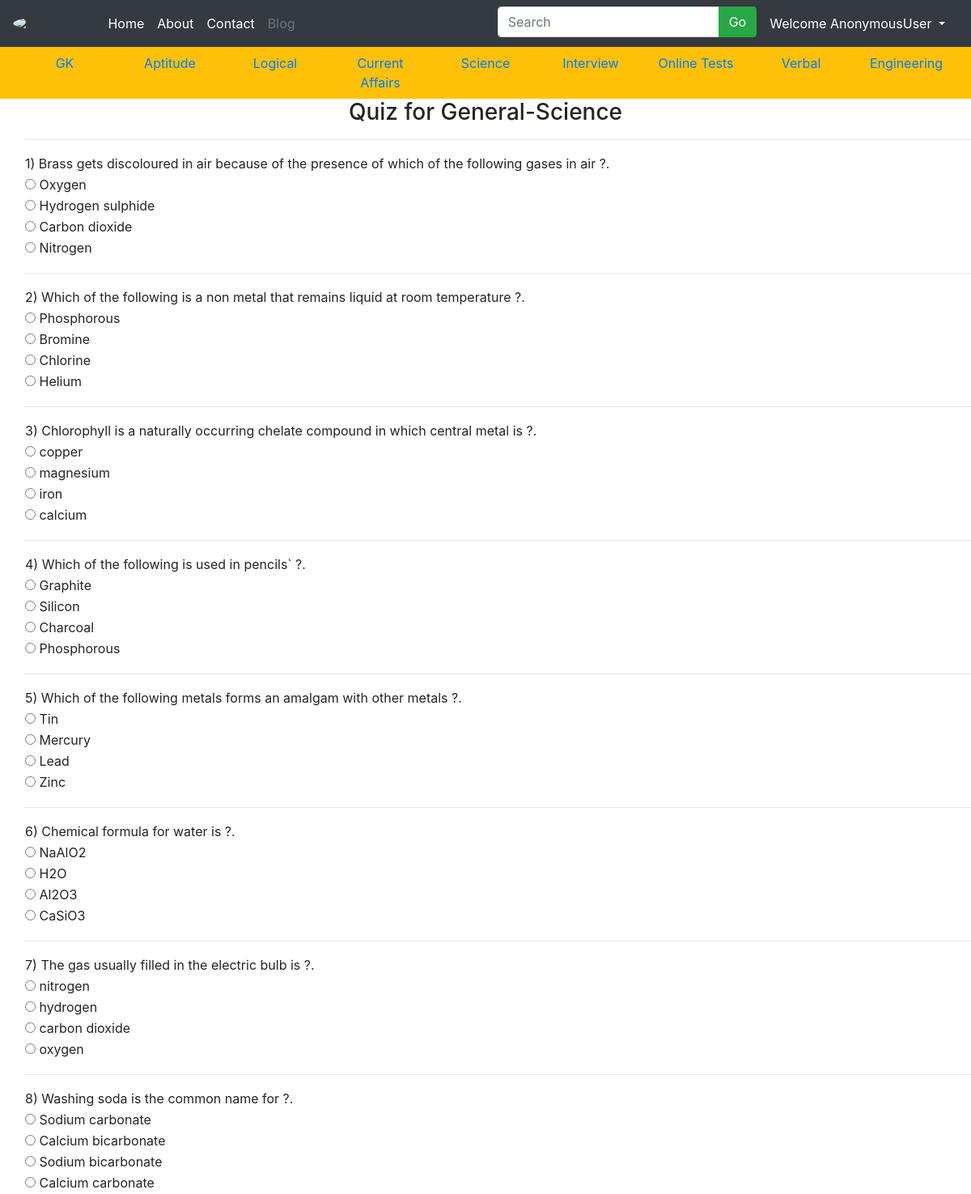
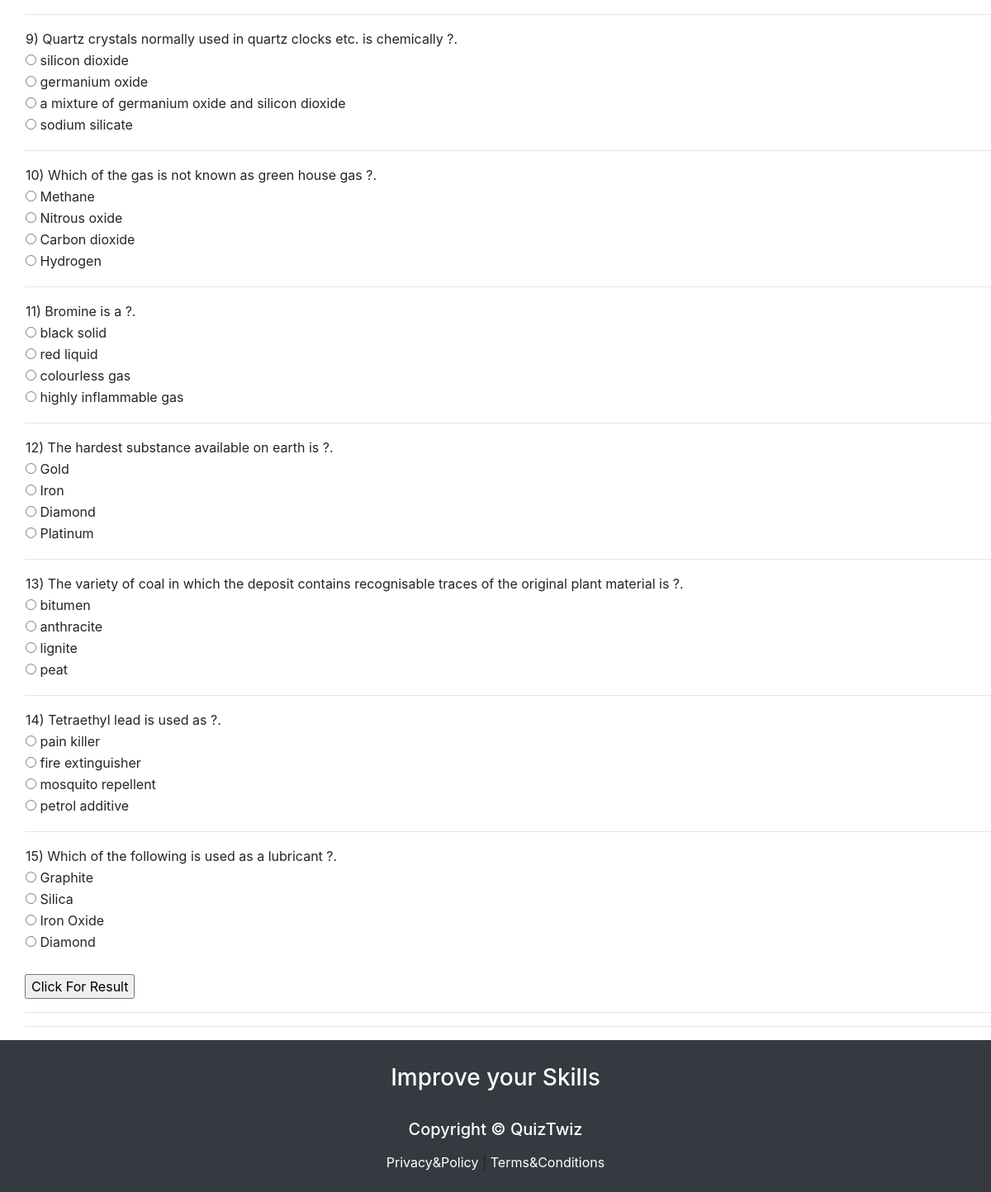
/generalScience, run on the app's committed database (2 pictures, top to bottom).
### QuizApp/models.py (models this page shows, shortened)
class GeneralScience(models.Model):
    Question = models.CharField(max_length=250)
    option1 = models.CharField(max_length=100)
    option2 = models.CharField(max_length=100)
    option3 = models.CharField(max_length=100)
    option4 = models.CharField(max_length=100)
    correctans = models.CharField(max_length=100)

### QuizApp/views.py (the view)
# urls.py: path('generalScience',views.generalScience, name='GeneralScience'),
def generalScience(request):
    results = GeneralScience.objects.all()
    return render(request,'GeneralScience.html',{'GeneralScience':results})

### Templates/GeneralScience.html (shortened to what this page needs)
{% extends 'base.html' %}
{% block body %}
<center>
    <h3>Quiz for General-Science</h3>
</center>
<div style="padding-left:30px">
    {%for result in GeneralScience%}
        <table>
            <tr>
                <td>{{result.Question}} ?.</td>
            </tr>
            <tr>
                <td><input type="radio" id="option1" class="rb" name="{{result.Question}}" value="{{result.option1}}"> {{result.option1}}</td>
            </tr>
            <tr>
                <td><input type="radio" id="option2" class="rb" name="{{result.Question}}" value="{{result.option2}}"> {{result.option2}}</td>
            </tr>
            <tr>
                <td><input type="radio" id="option3" class="rb" name="{{result.Question}}" value="{{result.option3}}"> {{result.option3}}</td>
            </tr>
            <tr>
                <td><input type="radio" id="option4" class="rb" name="{{result.Question}}" value="{{result.option4}}"> {{result.option4}}</td>
            </tr>
            <tr>
                <td><lable id="correctans" class="rb" style="display:none; color:green;"><b>The Correct Answer Is :{{result.correctans}}</b></lable></td>
            </tr>
            <hr>
        </table>
    {% endfor %}
    <br>
    <input type="submit" value="Click For Result" id="but1" onclick="getanswers();"/>
    <hr/>
    <hr>
</div>
{% endblock body %}

### data on the page
GeneralScience: Question "1) Brass gets discoloured in air because of the presence of which of the following gases in air", option1 "Oxygen", option2 "Hydrogen sulphide", option3 "Carbon dioxide", option4 "Nitrogen"
GeneralScience: Question "2) Which of the following is a non metal that remains liquid at room temperature", option1 "Phosphorous", option2 "Bromine", option3 "Chlorine", option4 "Helium"
GeneralScience: Question "3) Chlorophyll is a naturally occurring chelate compound in which central metal is", option1 "copper", option2 "magnesium", option3 "iron", option4 "calcium"
GeneralScience: Question "4) Which of the following is used in pencils`", option1 "Graphite", option2 "Silicon", option3 "Charcoal", option4 "Phosphorous"
GeneralScience: Question "5) Which of the following metals forms an amalgam with other metals", option1 "Tin", option2 "Mercury", option3 "Lead", option4 "Zinc"
GeneralScience: Question "6) Chemical formula for water is", option1 "NaAlO2", option2 "H2O", option3 "Al2O3", option4 "CaSiO3"
GeneralScience: Question "7) The gas usually filled in the electric bulb is", option1 "nitrogen", option2 "hydrogen", option3 "carbon dioxide", option4 "oxygen"
GeneralScience: Question "8) Washing soda is the common name for", option1 "Sodium carbonate", option2 "Calcium bicarbonate", option3 "Sodium bicarbonate", option4 "Calcium carbonate"
GeneralScience: Question "9) Quartz crystals normally used in quartz clocks etc. is chemically", option1 "silicon dioxide", option2 "germanium oxide", option3 "a mixture of germanium oxide and silicon dioxide", option4 "sodium silicate"
GeneralScience: Question "10) Which of the gas is not known as green house gas", option1 "Methane", option2 "Nitrous oxide", option3 "Carbon dioxide", option4 "Hydrogen"
GeneralScience: Question "11) Bromine is a", option1 "black solid", option2 "red liquid", option3 "colourless gas", option4 "highly inflammable gas"
GeneralScience: Question "12) The hardest substance available on earth is", option1 "Gold", option2 "Iron", option3 "Diamond", option4 "Platinum"
GeneralScience: Question "13) The variety of coal in which the deposit contains recognisable traces of the original plant material is", option1 "bitumen", option2 "anthracite", option3 "lignite", option4 "peat"
GeneralScience: Question "14) Tetraethyl lead is used as", option1 "pain killer", option2 "fire extinguisher", option3 "mosquito repellent", option4 "petrol additive"
GeneralScience: Question "15) Which of the following is used as a lubricant", option1 "Graphite", option2 "Silica", option3 "Iron Oxide", option4 "Diamond"

### other printed values
{{ request.user }} "AnonymousUser"
